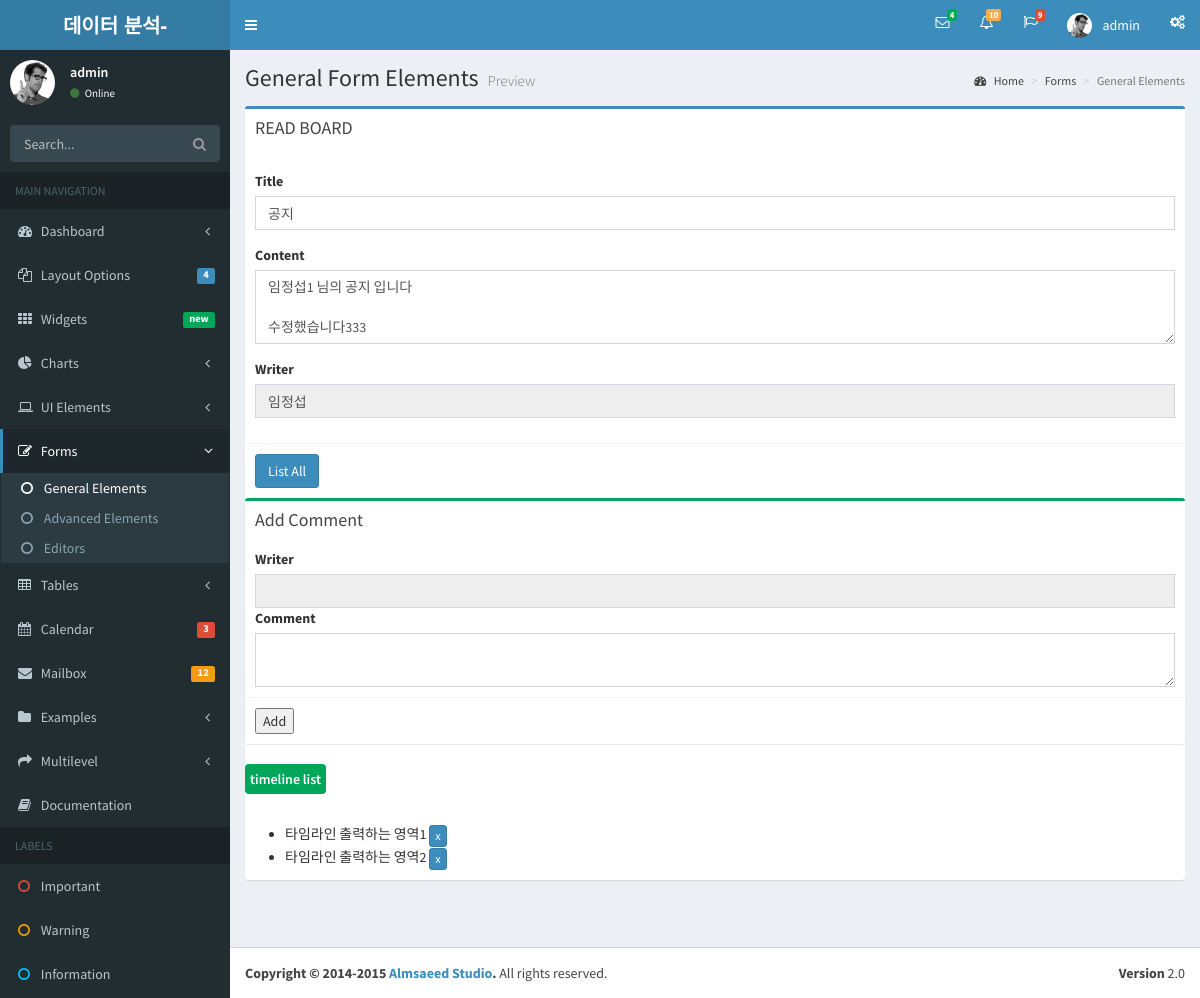
The page /bbs/bbs_read/1 (signed in) on the database its author committed.
### bbsapp/models.py (models this page shows)
class Bbs(models.Model):
    title = models.CharField(max_length=50)
    writer = models.CharField(max_length=50)
    content = models.TextField()
    regdate = models.DateTimeField(default=timezone.now())
    viewcnt = models.IntegerField(default=0)

### bbsapp/views.py (the view)
# urls.py: path('bbs_read/<int:id>', views.bbsRead, name='bbs_read'),
def bbsRead(request,id): # 장고만의 방식이 있다는것을 알아두자
    bbs = Bbs.objects.get(id=id)
    bbs.viewcnt+=1
    bbs.save()
    context = {
        'post':bbs ,
        'session_user_name': request.session['user_name'],
        'session_user_id': request.session['user_id']
    }
    return render(request,'bbs/read.html',context)

### bbsapp/templates/bbs/read.html (shortened to what this page needs)
{% include 'header.html'%}
{% block content %}
<section class="content">
	<div class="row">
		<div class="col-md-12">
			<div class="box box-primary">
				<div class="box-header">
					<h3 class="box-title">READ BOARD</h3>
				</div>
<div class="box-body">
	<div class="form-group">
		<label for="exampleInputEmail1">Title</label> <input type="text"
			name='title' class="form-control" value="{{post.title}}"
			id="title">
	</div>
	<div class="form-group">
		<label for="exampleInputPassword1">Content</label>
		<textarea class="form-control" name="content" rows="3"
			id="content">{{post.content}}</textarea>
	</div>
	<div class="form-group">
		<label for="exampleInputEmail1">Writer</label> <input type="text"
			name="writer" class="form-control" value="{{post.writer}}"
			readonly="readonly" >
	</div>
</div>
<div class="box-footer">
	<button type="submit" class="btn btn-primary" id="listBtn">List All</button>
</div>
<div class="row">
	<div class="col-md-12">
		<div class="box box-success">
			<div class="box-header">
				<h3 class="box-title">Add Comment</h3>
			</div>
			<div class="box-body">
				<label for="wirter">Writer</label>
				<input type="text" class="form-control" readonly="readonly">
				<label for="add_comment">Comment</label>
				<textarea type="text" class="form-control" > </textarea>
			</div>
			<div class="box-footer">
				<button>Add</button>
			</div>
		</div>
		<ul class="timeline">
			<li class="time-label">
				<span class="bg-green">timeline list</span>
			</li>
		</ul>
		<ul>
			<li class="time-label">
				타임라인 출력하는 영역1
				<a class="btn btn-primary btn-xs" href="">x</a>
			</li>
			<li class="time-label">
				타임라인 출력하는 영역2
				<a class="btn btn-primary btn-xs" href="">x</a>
			</li>
		</ul>
	</div>
</div>
			</div>
		</div>
	</div>
</section>
</div>
{% endblock content %}
{% include 'footer.html'%}

### rows shown on the page
Bbs: title "공지", content "임정섭1 님의 공지 입니다 수정했습니다333", writer "임정섭"

### other values the page prints
{{ session_user_name }} "admin"
